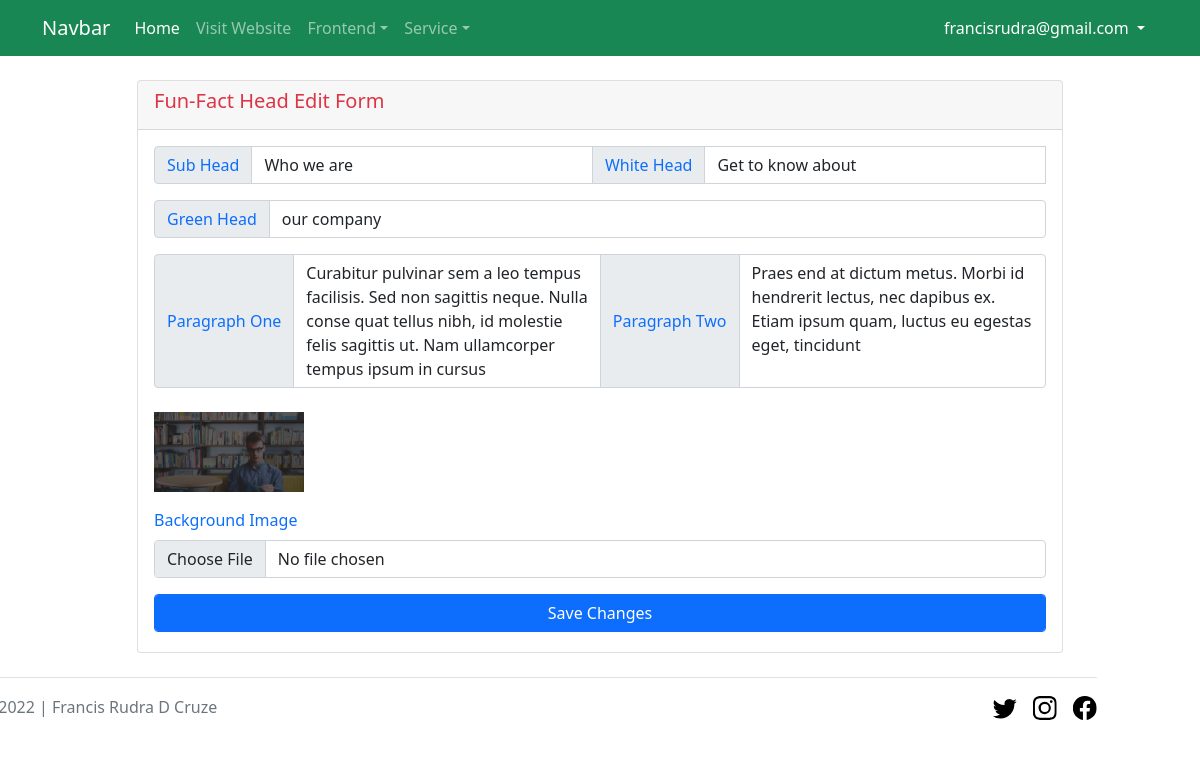
Screenshot of /admin/fun_fact_head_edit.php?fun_fact_id=9 (signed in) with the database file from the repository.
### tables this page shows
CREATE TABLE `fun_facts` (
  `id` int(11) NOT NULL,
  `sub_head` varchar(100) NOT NULL,
  `white_head` varchar(100) NOT NULL,
  `green_head` varchar(100) NOT NULL,
  `paragraph_one` text NOT NULL,
  `paragraph_two` text NOT NULL,
  `active_status` int(1) NOT NULL DEFAULT 0,
  `image_location` varchar(100) NOT NULL
);

### db.php (called while the page is built, shortened)
<?php
function db_connect(){
    $db_host = "localhost";
    $db_user = "root";
    $db_pass = "";
    $db_name = "finance_business";
    return mysqli_connect($db_host, $db_user, $db_pass, $db_name);
}
?>

### admin/fun_fact_head_edit.php (the view, shortened to what this page needs)
<?php
    require_once '../db.php';
    require_once '../header.php';
    require_once 'navbar.php';
    $fun_fact_id = $_GET['fun_fact_id'];
    $get_query = "SELECT * FROM fun_facts WHERE id='$fun_fact_id'";
    $fun_fact_from_db = mysqli_query(db_connect(), $get_query);
    $after_assoc = mysqli_fetch_assoc($fun_fact_from_db);
?>
<section>
    <div class="container">
        <div class="row">
            <div class="col-lg-10 m-auto">
                <div class="card mt-4">
                    <div class="card-header text-danger">
                        <h5 class="card-title text-capitalize">Fun-Fact Head Edit form</h5>
                    </div>
                    <div class="card-body">
                        <form action="fun_fact_head_edit_post.php" method="post" enctype="multipart/form-data">
                            <div class="input-group mb-3">
                                <label class="input-group-text text-capitalize <?php
                                    if(isset($_SESSION['sub_head_null'])) :
                                        echo "text-danger";
                                    else:
                                        echo "text-primary";
                                    endif
                                ?>">
                                    <?php
                                        if(isset($_SESSION['sub_head_null'])) :
                                            echo $_SESSION['sub_head_null'];
                                            unset($_SESSION['sub_head_null']);
                                        else:
                                            echo "Sub Head";
                                        endif
                                    ?>
                                </label>
                                <input type="text" name="sub_head" class="form-control <?php
                                    if(isset($_SESSION['sub_head_err'])) {
                                        echo $_SESSION['sub_head_err'];
                                        unset($_SESSION['sub_head_err']);
                                    }
                                ?>" value="<?= $after_assoc['sub_head']?>">
                                <label class="input-group-text text-capitalize <?php
                                    if(isset($_SESSION['white_head_null'])) :
                                        echo "text-danger";
                                    else:
                                        echo "text-primary";
                                    endif
                                ?>">
                                    <?php
                                        if(isset($_SESSION['white_head_null'])) :
                                            echo $_SESSION['white_head_null'];
                                            unset($_SESSION['white_head_null']);
                                        else:
                                            echo "White Head";
                                        endif
                                    ?>
                                </label>
                                <input type="text" name="white_head" class="form-control <?php
                                    if (isset($_SESSION['white_head_err'])) {
                                        echo $_SESSION['white_head_err'];
                                        unset($_SESSION['white_head_err']);
                                    }
                                ?>" value="<?= $after_assoc['white_head']?>">
                            </div>
                            <div class="input-group mb-3">
                                <label class="input-group-text text-capitalize <?php
                                    if(isset($_SESSION['green_head_null'])) :
                                        echo "text-danger";
                                    else:
                                        echo "text-primary";
                                    endif
                                ?>">
                                    <?php
                                        if(isset($_SESSION['green_head_null'])) :
                                            echo $_SESSION['green_head_null'];
                                            unset($_SESSION['green_head_null']);
                                        else:
                                            echo "Green Head";
                                        endif
                                    ?>
                                </label>
                                <input type="text" name="green_head" class="form-control <?php
                                    if (isset($_SESSION['green_head_err'])) {
                                        echo $_SESSION['green_head_err'];
                                        unset($_SESSION['green_head_err']);
                                    }
                                ?>" value="<?= $after_assoc['green_head']?>">
                            </div>
                            <div class="input-group mb-4">
                                <label class="input-group-text text-capitalize <?php
                                    if(isset($_SESSION['paragraph_one_null'])) :
                                        echo "text-danger";
                                    else:
                                        echo "text-primary";
                                    endif
                                ?>">
                                    <?php
                                        if(isset($_SESSION['paragraph_one_null'])) :
                                            echo $_SESSION['paragraph_one_null'];
                                            unset($_SESSION['paragraph_one_null']);
                                        else:
                                            echo "Paragraph One";
                                        endif
                                    ?>
                                </label>
                                <textarea name="paragraph_one" style="resize: none;" cols="30" rows="5" class="form-control <?php
                                    if (isset($_SESSION['paragraph_one_err'])) {
                                        echo $_SESSION['paragraph_one_err'];
                                        unset($_SESSION['paragraph_one_err']);
                                    }
                                ?>"><?= $after_assoc['paragraph_one']?></textarea>
                                <label class="input-group-text text-capitalize <?php
                                    if(isset($_SESSION['paragraph_two_null'])) :
                                        echo "text-danger";
                                    else:
                                        echo "text-primary";
                                    endif
                                ?>">
                                    <?php
                                        if(isset($_SESSION['paragraph_two_null'])) :
                                            echo $_SESSION['paragraph_two_null'];
                                            unset($_SESSION['paragraph_two_null']);
                                        else:
                                            echo "Paragraph Two";
                                        endif
                                    ?>
                                </label>
                                <textarea name="paragraph_two" style="resize: none;" cols="30" rows="5" class="form-control <?php
                                    if (isset($_SESSION['paragraph_two_err'])) {
                                        echo $_SESSION['paragraph_two_err'];
                                        unset($_SESSION['paragraph_two_err']);
                                    }
                                ?>"><?= $after_assoc['paragraph_two']?></textarea>
                            </div>
                            <div class="mb-3">
                                <img style="width: 150px;" src="../<?= $after_assoc['image_location']?>" alt="Image">
                            </div>
                            <div class="mb-3">
                                <label class="from-label mb-2 text-capitalize <?php
                                        if(isset($_SESSION['fun_fact_big']) || isset($_SESSION['fun_fact_image_ex_error'])) :
                                            echo "text-danger";
                                        else:
                                            echo "text-primary";
                                        endif
                                    ?>">
                                    <?php
                                        if(isset($_SESSION['fun_fact_big'])) {
                                            echo $_SESSION['fun_fact_big'];
                                            unset($_SESSION['fun_fact_big']);
                                        }else {
                                            echo "Background Image";
                                        }
                                    ?>
                                </label>
                                <input type="file" class="form-control <?php
                                    if (isset($_SESSION['fun_fact_big_err'])) {
                                        echo $_SESSION['fun_fact_big_err'];
                                        unset($_SESSION['fun_fact_big_err']);
                                    }
                                ?>" name="fun_fact_bg">
                            </div>
                            <div class="mb-1">
                                <button type="submit" class="form-control btn btn-primary">Save Changes</button>
                            </div>
                        </form>
                    </div>
                </div>
            </div>
        </div>
    </div>
</section>
<?php
    require_once '../footer.php';
?>

### rows the page displays
fun_facts: sub_head "Who we are", white_head "Get to know about", green_head "our company", paragraph_one "Curabitur pulvinar sem a leo tempus facilisis. Sed non sagittis neque. Nulla conse quat tellus nibh, id molestie felis sagittis ut. Nam ullamcorper tempus ipsum in cursus", paragraph_two "Praes end at dictum metus. Morbi id hendrerit lectus, nec dapibus ex. Etiam ipsum quam, luctus eu egestas eget, tincidunt", image_location (picture)

### other values shown
$_SESSION['email'] "francisrudra@gmail.com"
